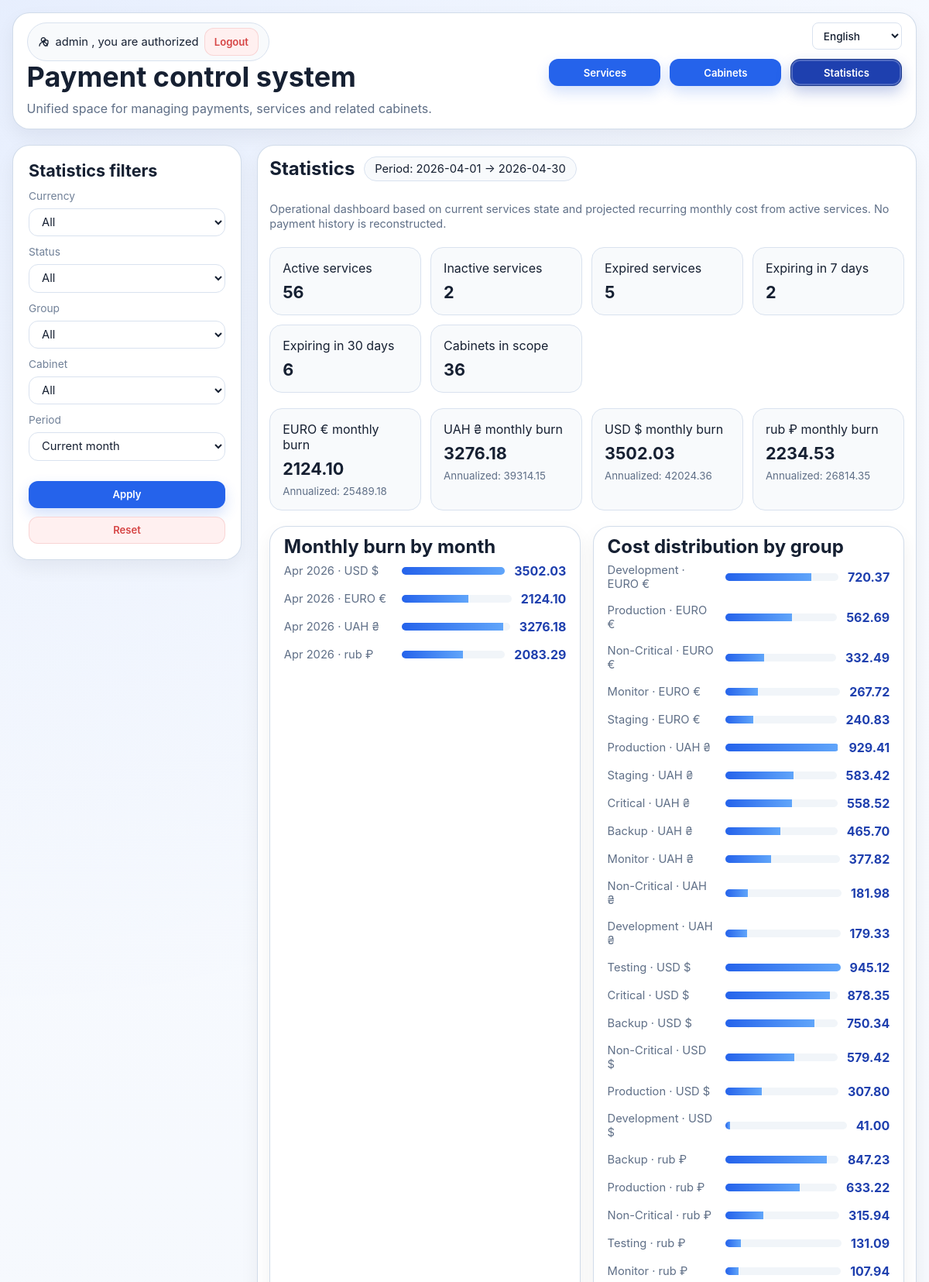
The page /statistics/ (signed in, upper part) on the database its author committed.
### pay_app/models.py (models this page shows, shortened)
class Pay(models.Model):
    CHOICES_TYPE_SOURCE = (
        ("VPS", "VPS"),
        ("site", "site"),
        ("proxy", "proxy")
    )
    CHOICES_ACTIVE = (
        ("active", "active"),
        ("not active", "not active")
    )
    CHOICES_CURRENCY = (
        ("USD $", "USD"),
        ("EURO €", "EURO"),
        ("UAH ₴", "UAH"),
        ("rub ₽", "rub")
    )
    id = models.BigAutoField(primary_key=True)
    cabinet = models.ForeignKey('Cabinet', on_delete=models.DO_NOTHING, verbose_name='Кабінет')
    groups = models.CharField(max_length=50, blank=True, verbose_name='Група')
    create_date = models.DateField(default=datetime.date.today, verbose_name='Дата створення')
    service = models.CharField(max_length=70, verbose_name='Сервіс')
    type_source = models.CharField(max_length=58, choices=CHOICES_TYPE_SOURCE, default=1, verbose_name='Тип ресурсу')
    price_per_month = models.DecimalField(max_digits=10, decimal_places=2, verbose_name='Місячна плата')
    currency = models.CharField(max_length=8, default=1, choices=CHOICES_CURRENCY, verbose_name='Валюта')
    pay_sys = models.CharField(max_length=50, verbose_name='Платіжна система')
    paid_up_to = models.DateField(default=default_paid_up_to, verbose_name='Оптачено до')
    status = models.CharField(max_length=200, default=1, null=True, choices=CHOICES_ACTIVE, verbose_name='Статус')
    email_login = models.CharField(max_length=300, verbose_name='Логін')
    password = models.CharField(max_length=300, unique=False, verbose_name='Пароль')
    ip = models.CharField(max_length=340, null=True, verbose_name='Ір/port')
    note_pay = models.CharField(max_length=340, blank=True, null=True, verbose_name='Примітка')

### pay_app/views.py (the view)
# urls.py: path("statistics/", views.statistics_page, name="statistics"),
@login_required
def statistics_page(request: HttpRequest) -> HttpResponse:
    return render(request, 'statistics.html', services.build_statistics_context(request))

### pay_app/log_context.py (called while the page is built)
def set_request_context(context: dict[str, Any]) -> None:
    _REQUEST_CONTEXT.set(dict(context))

def clear_request_context() -> None:
    _REQUEST_CONTEXT.set({})

### pay_app/services/common.py (called while the page is built)
def add_one_month(value: datetime.date) -> datetime.date:
    year = value.year + (1 if value.month == 12 else 0)
    month = 1 if value.month == 12 else value.month + 1
    day = min(value.day, calendar.monthrange(year, month)[1])
    return datetime.date(year, month, day)

def get_common_context() -> dict[str, object]:
    today = datetime.date.today()
    month = today + datetime.timedelta(days=31)
    week = today + datetime.timedelta(days=7)
    month_ago = today - datetime.timedelta(days=31)
    last_dt = Pay.objects.filter(
        status='active',
        paid_up_to__gte=today,
        paid_up_to__lte=week,
    ).order_by('paid_up_to')[:5]
    not_paid = Pay.objects.filter(
        status='active',
        paid_up_to__lt=today,
        paid_up_to__gte=month_ago,
    ).order_by('paid_up_to')[:5]
    return {
        'week': week,
        'today': today,
        'last_dt': last_dt,
        'not_paid': not_paid,
        'month': month,
        'month_ago': month_ago,
    }

### pay_app/services/statistics.py (called while the page is built)
def _start_of_month(value: datetime.date) -> datetime.date:
    return value.replace(day=1)

def _end_of_month(value: datetime.date) -> datetime.date:
    return value.replace(day=calendar.monthrange(value.year, value.month)[1])

def _iter_month_starts(start_date: datetime.date, end_date: datetime.date) -> Iterator[datetime.date]:
    current = _start_of_month(start_date)
    end_month = _start_of_month(end_date)
    while current <= end_month:
        yield current
        current = add_one_month(current)

def _normalize_stat_period(value: str | None) -> str:
    period = (value or STAT_PERIOD_MONTH).strip().lower()
    if period not in STAT_PERIOD_CHOICES:
        return STAT_PERIOD_MONTH
    return period

def _calculate_proportional_cost(service: Pay, month_start: datetime.date, month_end: datetime.date) -> Decimal:
    price = Decimal(str(service.price_per_month or 0))
    active_start = max(service.create_date, month_start)
    active_end = min(service.paid_up_to, month_end)
    if active_start > active_end:
        return Decimal('0')
    active_days = (active_end - active_start).days + 1
    days_in_month = (month_end - month_start).days + 1
    proportion = Decimal(active_days) / Decimal(days_in_month)
    return price * proportion

### pay_app/templates/statistics.html (shortened to what this page needs)
{% extends 'index.html' %}
{% load i18n %}
{% block sidebar %}
  {% include 'partials/statistics/_sidebar_filters.html' %}
{% endblock %}
{% block table %}
  <section class="page-section-card statistics-page">
    <div class="section-title-row">
      <h2 class="section-title">{% trans "Statistics" %}</h2>
      <span class="metric-pill">{% trans "Period:" %} {{ period_start }} → {{ period_end }}</span>
    </div>
    <p class="section-subtitle">{% trans "Operational dashboard based on current services state and projected recurring monthly cost from active services. No payment history is reconstructed." %}</p>
    {% include 'partials/statistics/_overview_kpis.html' %}
    {% include 'partials/statistics/_charts_grid.html' %}
  </section>
{% endblock %}

### pay_app/templates/partials/layout/_main_header.html (shortened to what this page needs)
{% load i18n %}
<header class="page-header-card">
  <div class="page-header-row page-header-row--top">
    <div>
      <div class="user-chip">
        <svg class="icon-svg" viewBox="0 0 24 24" aria-hidden="true" focusable="false">
          <path d="M12 12a4 4 0 1 0-4-4 4 4 0 0 0 4 4Z"></path>
          <path d="M4.5 20a7.5 7.5 0 0 1 15 0"></path>
          <path d="M18 8.5 21 10v3.5c0 2.9-1.9 5.6-4.5 6.5-2.6-.9-4.5-3.6-4.5-6.5V10l3-1.5Z"></path>
        </svg>
        <span>{{ request.user.username }} {% trans ", you are authorized" %}</span>
        <form method="post" action="{% url 'logout' %}" class="logout-form">
          <button type="submit" class="btn_pay_red btn-linklike">{% trans "Logout" %}</button>
        </form>
      </div>
      <h1 class="page-title">{% trans "Payment control system" %}</h1>
      <p class="page-subtitle">{% trans "Unified space for managing payments, services and related cabinets." %}</p>
    </div>
    <div class="toolbar-cluster">
      <div class="toolbar-actions toolbar-actions--secondary">
        <div class="language-selector">
          <form action="{% url 'set_language' %}" method="post" id="language-form">
            <select name="language" aria-label="{% trans 'Language' %}" onchange="document.getElementById('language-form').submit();">
              {% get_current_language as LANGUAGE_CODE %}
              {% get_available_languages as LANGUAGES %}
              {% get_language_info_list for LANGUAGES as languages %}
              {% for language in languages %}
                <option value="{{ language.code }}"{% if language.code == LANGUAGE_CODE %} selected{% endif %}>
                  {{ language.name_local }}
                </option>
              {% endfor %}
            </select>
          </form>
        </div>
      </div>
      <nav class="toolbar-nav" aria-label="{% trans 'Navigation through the application' %}">
        <a
          href="{{ app_index_url }}"
          class="btn_pay btn-linklike {% if request.path == app_index_url %}is-selected{% endif %}">
          {% trans "Services" %}
        </a>
        <a
          href="{{ cabinet_page_url }}"
          class="btn_pay btn-linklike {% if request.path == cabinet_page_url %}is-selected{% endif %}">
          {% trans "Cabinets" %}
        </a>
        <a
          href="{{ statistics_url }}"
          class="btn_pay btn-linklike {% if request.path == statistics_url %}is-selected{% endif %}">
          {% trans "Statistics" %}
        </a>
      </nav>
    </div>
  </div>
</header>

### pay_app/templates/partials/statistics/_overview_kpis.html
{% load i18n %}
<div class="statistics-kpi-grid">
  <a class="statistics-kpi" href="?{{ base_querystring }}&drill=status&drill_value=active#details">
    <span>{% trans "Active services" %}</span>
    <strong>{{ active_count }}</strong>
  </a>
  <a class="statistics-kpi" href="?{{ base_querystring }}&drill=status&drill_value=not%20active#details">
    <span>{% trans "Inactive services" %}</span>
    <strong>{{ inactive_count }}</strong>
  </a>
  <a class="statistics-kpi" href="?{{ base_querystring }}&drill=expired#details">
    <span>{% trans "Expired services" %}</span>
    <strong>{{ expired_count }}</strong>
  </a>
  <a class="statistics-kpi" href="?{{ base_querystring }}&drill=expiring_7#details">
    <span>{% trans "Expiring in 7 days" %}</span>
    <strong>{{ expiring_7_count }}</strong>
  </a>
  <a class="statistics-kpi" href="?{{ base_querystring }}&drill=expiring_30#details">
    <span>{% trans "Expiring in 30 days" %}</span>
    <strong>{{ expiring_30_count }}</strong>
  </a>
  <div class="statistics-kpi">
    <span>{% trans "Cabinets in scope" %}</span>
    <strong>{{ cabinets_count }}</strong>
  </div>
</div>
<div class="statistics-kpi-grid statistics-kpi-grid--currency">
  {% for item in burn_by_currency %}
    <div class="statistics-kpi">
      <span>{{ item.currency }} {% trans "monthly burn" %}</span>
      <strong>{{ item.monthly_burn|floatformat:2 }}</strong>
      <small>{% trans "Annualized:" %} {{ item.annualized|floatformat:2 }}</small>
    </div>
  {% empty %}
    <div class="statistics-empty">{% trans "No active services for monthly burn in current scope." %}</div>
  {% endfor %}
</div>

### pay_app/templates/partials/statistics/_charts_grid.html (shortened to what this page needs)
{% load i18n %}
<div class="statistics-grid">
  <section class="table-card">
    <h3 class="section-title">{% trans "Monthly burn by month" %}</h3>
    {% for point in month_points %}
      <a class="stats-bar-row" href="?{{ base_querystring }}&drill=month&drill_value={{ point.month }}&drill_currency={{ point.currency|urlencode }}#details">
        <span class="stats-bar-label">{{ point.month_label }} · {{ point.currency }}</span>
        <span class="stats-bar"><span style="width: {{ point.percent }}%"></span></span>
        <strong>{{ point.total|floatformat:2 }}</strong>
      </a>
    {% empty %}
      <p class="statistics-empty">{% trans "No trend points for selected period." %}</p>
    {% endfor %}
  </section>
  <section class="table-card">
    <h3 class="section-title">{% trans "Cost distribution by group" %}</h3>
    {% for item in group_cost %}
      <a class="stats-bar-row" href="?{{ base_querystring }}&drill=group&drill_value={{ item.group_name|urlencode }}&drill_currency={{ item.currency|urlencode }}#details">
        <span class="stats-bar-label">{{ item.group_name }} · {{ item.currency }}</span>
        <span class="stats-bar"><span style="width: {{ item.percent }}%"></span></span>
        <strong>{{ item.total|floatformat:2 }}</strong>
      </a>
    {% empty %}
      <p class="statistics-empty">{% trans "No active group costs in current scope." %}</p>
    {% endfor %}
  </section>
</div>

### rows shown on the page
Pay: currency "EURO €", currency "EURO €", group_name "Production", currency "EURO €"
Pay: currency "UAH ₴", currency "UAH ₴", group_name "Critical", currency "UAH ₴"
Pay: currency "USD $", currency "USD $", group_name "Testing", currency "USD $"
Pay: currency "rub ₽", currency "rub ₽", group_name "Non-Critical", currency "rub ₽"
Pay: group_name "Development", currency "EURO €"
Pay: group_name "Non-Critical", currency "EURO €"
Pay: group_name "Monitor", currency "EURO €"
Pay: group_name "Staging", currency "EURO €"
Pay: group_name "Production", currency "UAH ₴"
Pay: group_name "Staging", currency "UAH ₴"
Pay: group_name "Backup", currency "UAH ₴"
Pay: group_name "Monitor", currency "UAH ₴"
Pay: group_name "Non-Critical", currency "UAH ₴"
Pay: group_name "Development", currency "UAH ₴"
Pay: group_name "Critical", currency "USD $"
Pay: group_name "Backup", currency "USD $"
Pay: group_name "Non-Critical", currency "USD $"
Pay: group_name "Production", currency "USD $"
Pay: group_name "Development", currency "USD $"
Pay: group_name "Backup", currency "rub ₽"
Pay: group_name "Production", currency "rub ₽"
Pay: group_name "Testing", currency "rub ₽"
Pay: group_name "Monitor", currency "rub ₽"

### other values the page prints
{{ request.user.username }} "admin"
{{ period_start }} "2026-04-01"
{{ period_end }} "2026-04-30"
{{ active_count }} "56"
{{ inactive_count }} "2"
{{ expired_count }} "5"
{{ expiring_7_count }} "2"
{{ expiring_30_count }} "6"
{{ cabinets_count }} "36"
{{ item.monthly_burn|floatformat:2 }} "2124.10" "3276.18" "3502.03" "2234.53"
{{ item.annualized|floatformat:2 }} "25489.18" "39314.15" "42024.36" "26814.35"
{{ point.month_label }} "Apr 2026" "Apr 2026" "Apr 2026" "Apr 2026"
{{ point.total|floatformat:2 }} "3502.03" "2124.10" "3276.18" "2083.29"
{{ item.total|floatformat:2 }} "720.37" "562.69" "332.49" "267.72" "240.83" "929.41" "583.42" "558.52" "465.70" "377.82" "181.98" "179.33" "945.12" "878.35" "750.34" "579.42" "307.80" "41.00" "847.23" "633.22" "315.94" "131.09" "107.94"
form field language "English"
